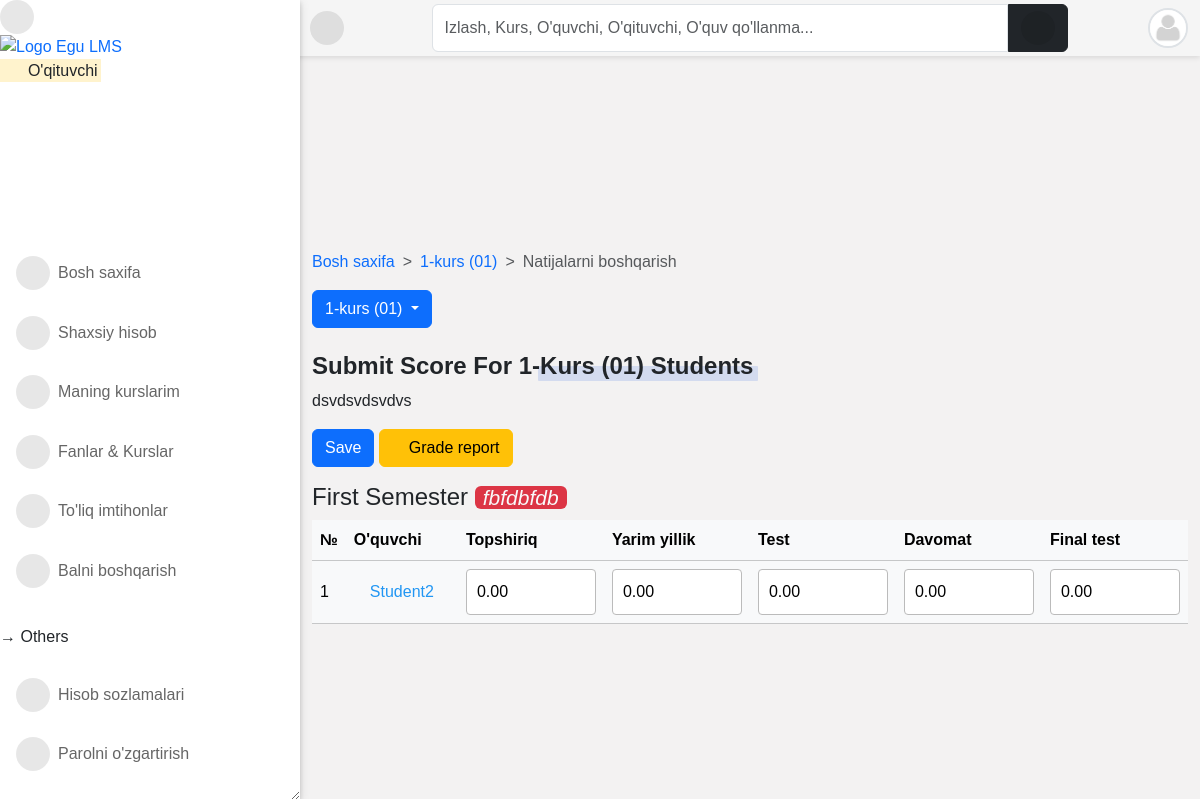
/result/manage-score/4/ (signed in), run on the app's committed database.
### accounts/models.py (models this page shows, shortened)
class User(AbstractUser):
    is_student = models.BooleanField(default=False)
    is_lecturer = models.BooleanField(default=False)
    is_parent = models.BooleanField(default=False)
    is_dep_head = models.BooleanField(default=False)
    phone = models.CharField(max_length=60, blank=True, null=True)
    address = models.CharField(max_length=60, blank=True, null=True)
    picture = models.ImageField(
        upload_to="profile_pictures/%y/%m/%d/", default="default.png", null=True
    )
    email = models.EmailField(blank=True, null=True)
    username_validator = ASCIIUsernameValidator()
    objects = CustomUserManager()
    class Meta:
        ordering = ("-date_joined",)
    @property
    def get_user_role(self):
        if self.is_superuser:
            role = "Boshliq"
        elif self.is_student:
            role = "O'quvchi"
        elif self.is_lecturer:
            role = "O'qituvchi"
        elif self.is_parent:
            role = "Ota-ona"
        return role
    def get_absolute_url(self):
        return reverse("profile_single", kwargs={"id": self.id})

class Student(models.Model):
    student = models.OneToOneField(User, on_delete=models.CASCADE)
    level = models.CharField(max_length=25, choices=LEVEL, null=True)
    program = models.ForeignKey(Program, on_delete=models.CASCADE, null=True)
    objects = StudentManager()
    class Meta:
        ordering = ("-student__date_joined",)

### course/models.py (models this page shows, shortened)
class Course(models.Model):
    slug = models.SlugField(blank=True, unique=True)
    title = models.CharField(max_length=200, null=True)
    code = models.CharField(max_length=200, unique=True, null=True)
    credit = models.IntegerField(null=True, default=0)
    summary = models.TextField(max_length=200, blank=True, null=True)
    program = models.ForeignKey(Program, on_delete=models.CASCADE)
    level = models.CharField(max_length=25, choices=LEVEL, null=True)
    year = models.IntegerField(choices=YEARS, default=0)
    semester = models.CharField(choices=SEMESTER, max_length=200)
    is_elective = models.BooleanField(default=False, blank=True, null=True)
    objects = CourseManager()
    def __str__(self):
        return "{0} ({1})".format(self.title, self.code)
    def get_absolute_url(self):
        return reverse("course_detail", kwargs={"slug": self.slug})

### core/models.py (models this page shows)
class Semester(models.Model):
    semester = models.CharField(max_length=10, choices=SEMESTER, blank=True)
    is_current_semester = models.BooleanField(default=False, blank=True, null=True)
    session = models.ForeignKey(
        Session, on_delete=models.CASCADE, blank=True, null=True
    )
    next_semester_begins = models.DateField(null=True, blank=True)
    def __str__(self):
        return self.semester

class Session(models.Model):
    session = models.CharField(max_length=200, unique=True)
    is_current_session = models.BooleanField(default=False, blank=True, null=True)
    next_session_begins = models.DateField(blank=True, null=True)
    def __str__(self):
        return self.session

### result/models.py (models this page shows, shortened)
class TakenCourse(models.Model):
    student = models.ForeignKey(Student, on_delete=models.CASCADE)
    course = models.ForeignKey(
        Course, on_delete=models.CASCADE, related_name="taken_courses"
    )
    assignment = models.DecimalField(max_digits=5, decimal_places=2, default=0.0)
    mid_exam = models.DecimalField(max_digits=5, decimal_places=2, default=0.0)
    quiz = models.DecimalField(max_digits=5, decimal_places=2, default=0.0)
    attendance = models.DecimalField(max_digits=5, decimal_places=2, default=0.0)
    final_exam = models.DecimalField(max_digits=5, decimal_places=2, default=0.0)
    total = models.DecimalField(max_digits=5, decimal_places=2, default=0.0)
    grade = models.CharField(choices=GRADE, max_length=2, blank=True)
    point = models.DecimalField(max_digits=5, decimal_places=2, default=0.0)
    comment = models.CharField(choices=COMMENT, max_length=200, blank=True)

### result/views.py (the view, shortened to what this page needs)
# urls.py: path("manage-score/<int:id>/", add_score_for, name="add_score_for"),
@login_required
@lecturer_required
def add_score_for(request, id):
    current_session = Session.objects.get(is_current_session=True)
    current_semester = get_object_or_404(
        Semester, is_current_semester=True, session=current_session
    )
    if request.method == "GET":
        courses = Course.objects.filter(
            allocated_course__lecturer__pk=request.user.id
        ).filter(semester=current_semester)
        course = Course.objects.get(pk=id)
        students = (
            TakenCourse.objects.filter(
                course__allocated_course__lecturer__pk=request.user.id
            )
            .filter(course__id=id)
            .filter(course__semester=current_semester)
        )
        context = {
            "title": "Submit Score",
            "courses": courses,
            "course": course,
            "students": students,
            "current_session": current_session,
            "current_semester": current_semester,
        }
        return render(request, "result/add_score_for.html", context)

### templates/result/add_score_for.html (shortened to what this page needs)
{% extends 'base.html' %}
{% load static %}
{% block content %}
<nav style="--bs-breadcrumb-divider: '>';" aria-label="breadcrumb">
    <ol class="breadcrumb">
        <li class="breadcrumb-item"><a href="/">Bosh saxifa</a></li>
        <li class="breadcrumb-item"><a href="{{ course.get_absolute_url }}">{{ course }}</a></li>
        <li class="breadcrumb-item active" aria-current="page">Natijalarni boshqarish</li>
    </ol>
</nav>
<div class="dropdown">
    <button class="btn btn-primary dropdown-toggle" type="button" data-bs-toggle="dropdown" aria-haspopup="true" aria-expanded="false">
        {{ course }}
    </button>
</div>
<br>
<h4 class="title-1">Submit score for {{ course }} Students</h4>
<p>{{ course.summary }}</p>
<form action="" method="POST">
    <div class="btn-flex">
        <button title="Save Score" type="submit" class="btn btn-primary">Save</button>
        <a target="_blank" href="{% url 'result_sheet_pdf_view' id=course.id %}">
            <span data-toggle="tooltip" title="Print Result sheet" class="btn btn-warning">
                <i class="far fa-file-pdf"></i> Grade report
            </span>
        </a>
    </div>
    <h4 class="mt-3">{{ current_semester }} Semester <i class="text-light px-2 rounded small bg-danger">{{ current_session }}</i></h4>
    <div class="table-responsive">
        <table class="table table-light">
            <thead>
                <tr>
                    <th>№</th>
                    <th>O'quvchi</th>
                    <th>Topshiriq</th>
                    <th>Yarim yillik</th>
                    <th>Test</th>
                    <th>Davomat</th>
                    <th>Final test</th>
                </tr>
            </thead>
            <tbody>
                {% for student in students %}
                <tr>
                    <td>{{ forloop.counter }}</td>
                    <td><a href="{{ student.student.student.get_absolute_url }}">{{ student.student.student.username }}</a></td>
                    <td>
                        <input id="assignment" type="number" name="{{ student.id }}" value="{{ student.assignment }}" width="20px">
                    </td>
                    <td>
                        <input id="mid_exam" type="number" name="{{ student.id }}" value="{{ student.mid_exam }}">
                    </td>
                    <td>
                        <input id="quiz" type="number" name="{{ student.id }}" value="{{ student.quiz }}">
                    </td>
                    <td>
                        <input id="attendance" type="number" name="{{ student.id }}" value="{{ student.attendance }}">
                    </td>
                    <td>
                        <input id="final_exam" type="number" name="{{ student.id }}" value="{{ student.final_exam }}">
                    </td>
                </tr>
                {% endfor %}
            </tbody>
        </table>
    </div>
</form>
{% endblock content %}

### templates/aside.html (shortened to what this page needs)
{% load static %}
<div id="side-nav">
	<div class="main-menu">
			<div class="desktop-hide">
				<div class="toggle-btn" onclick="toggleSidebar()">
					<i class="fas fa-times"></i>
				</div>
			</div>
			<a href="/">
				<img src="{% static '/img/dj-lms.png' %}" width="110px" alt="Logo Egu LMS">
			</a>
			<p class="text-orange">
				<mark>
					<i class="far fa-hand-point-right"></i>
					{{ request.user.get_user_role }}
				</mark>
			</p>
		</div>
		{% url 'home' as hom %} {% url 'dashboard' as dash %} {% url 'profile' as prof %}
		{% url 'programs' as pro %} {% url 'session_list' as sess %} {% url 'semester_list' as sem %}
		{% url 'add_score' as ascore %} {% url 'grade_results' as vr %}{% url 'ass_results' as ar %}
		{% url 'course_registration' as cr %} {% url 'edit_profile' as ep %} {% url 'change_password' as cp %}
		{% url 'quiz_progress' as qpr %} {% url 'quiz_marking' as qce %} {% url 'user_course_list' as ucl %}
		<ul>
			<li class="{% if request.path == hom %}active{% endif %}">
				<a href="{% url 'home' %}"><i class="fas fa-home"></i>Bosh saxifa</a>
			</li>
			<li class="{% if request.path == prof %}active{% endif %}">
				<a href="{% url 'profile' %}"><i class="fas fa-user"></i>Shaxsiy hisob</a>
			</li>
			{% if request.user.is_lecturer or request.user.is_student %}
			<li class="{% if request.path == ucl %}active{% endif %}">
				<a href="{% url 'user_course_list' %}"><i class="fas fa-book"></i>Maning kurslarim</a>
			</li>
			{% endif %}
			<li class="{% if request.path == pro %}active{% endif %}">
				<a href="{% url 'programs' %}"><i class="fas fa-book-open"></i>Fanlar & Kurslar</a>
			</li>
			{% if request.user.is_superuser or request.user.is_lecturer %}
			<li class="{% if request.path == qce %}active{% endif %}">
				<a href="{% url 'quiz_marking' %}"><i class="fas fa-check-double"></i>To'liq imtihonlar</a>
			</li>
			{% endif %}
			{% if request.user.is_lecturer %}
			<li class="{% if request.path == ascore %}active{% endif %}">
				<a href="{% url 'add_score' %}"><i class="fas fa-table"></i>Balni boshqarish</a>
			</li>
			{% endif %}
			<br />
			<p class="ml-3">&RightArrow; Others</p>
			<li class="{% if request.path == ep %}active{% endif %}">
				<a href="{% url 'edit_profile' %}"><i class="fas fa-cogs"></i>Hisob sozlamalari</a>
			</li>
			<li class="{% if request.path == cp %}active{% endif %}">
				<a href="{% url 'change_password' %}"><i class="fas fa-key"></i>Parolni o'zgartirish</a>
			</li>
		</ul>
	</div>
	<footer class="card-footer mt-5 pt-3 pb-5 px-2">
		<div class="col-12">
			<p class="small m-0">
				Bizning <a href="#"> Maxfiylik </a> hamda <a href="#"> Foydalanish shartlari. </a>
				<br />Student LMS &copy; <script>document.write(new Date().getFullYear());</script>
				<br />
			</p>
			<a href="https://github.com/xusanbek0071" class="btn btn-sm btn-dark mx-auto" target="_blank">
			</a>
		</div>
	</footer>

### templates/navbar.html (shortened to what this page needs)
<div id="top-navbar" class="py-1">
	<div class="container">
		<div class="nav-wrapper">
			<div class="toggle-btn" onclick="toggleSidebar()">
				<i class="fas fa-bars"></i>
			</div>
			<form class="form-header" action="{% url 'query' %}" method="GET">
				<input id="primary-search" class="form-control rounded-end-0" type="text" name="q" value="{{ request.GET.q }}"
					placeholder="Izlash, Kurs, O'quvchi, O'qituvchi, O'quv qo'llanma..." required />
				<button class="btn btn-dark rounded-start-0" type="submit">
					<i class="fas fa-search"></i>
				</button>
			</form>
			<div class="dropdown">
				<div class="avatar border border-2" type="button" data-bs-toggle="dropdown" aria-expanded="false">
					<img src="{{ request.user.picture.url }}">
				</div>
			</div>
		</div>
	</div>
</div>

### data on the page
User: user.get_user_role "O'qituvchi", user.picture (placeholder picture)
Course: title+code "1-kurs (01)", title+code "1-Kurs (01)", summary "dsvdsvdsvdvs"
Semester: semester "First"
Session: session "fbfdbfdb"
TakenCourse: student.student.username "Student2", assignment "0.00", mid_exam "0.00", quiz "0.00", attendance "0.00", final_exam "0.00"
